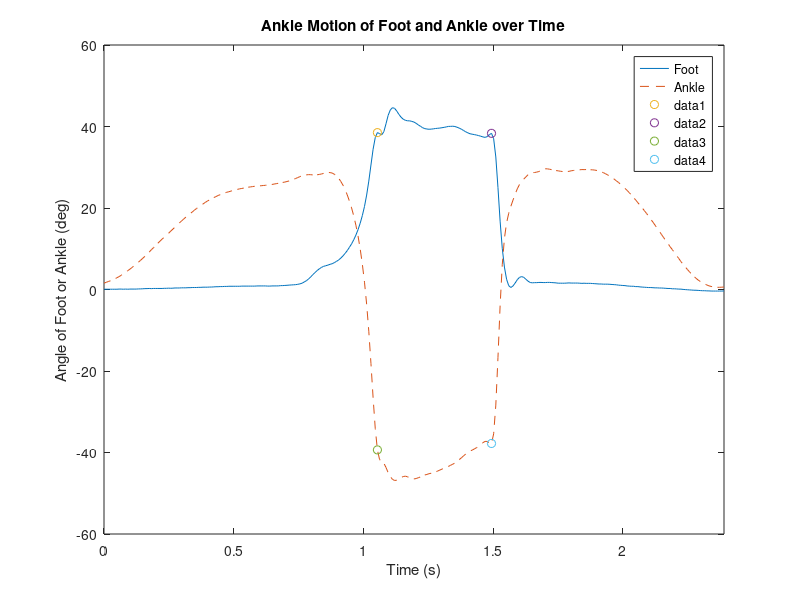

MATLAB code for this plot:
% Created by: Anthony Le
% Last updated: 02.15.2018

% KIN 523: Homework 4 - Planar Kinematics
% Due: 02.15.18
%% Problem 10
close all;
clear;

load('prb3_results.mat');
load('prb4_results.mat');
load('prb7_results.mat');

frame = footAng_time(:, 1);
time = footAng_time(:, 2);
foot_ang = footAng_time(:, 3);
leg_ang = legAng_time(:, 3);
ankle_ang = ankleAng_time(:, 3);

figure(1);
plot(time, foot_ang);
hold on;
plot(time, ankle_ang, '--');
xlabel('Time (s)');
ylabel('Angle of Foot or Ankle (deg)');
title('Ankle Motion of Foot and Ankle over Time');
legend('Foot', 'Ankle')
plot(time(128, 1), foot_ang(128, 1), 'o');
plot(time(181, 1), foot_ang(181, 1), 'o');
plot(time(128, 1), ankle_ang(128, 1), 'o');
plot(time(181, 1), ankle_ang(181, 1), 'o');
xlim([0 2.3904]);
